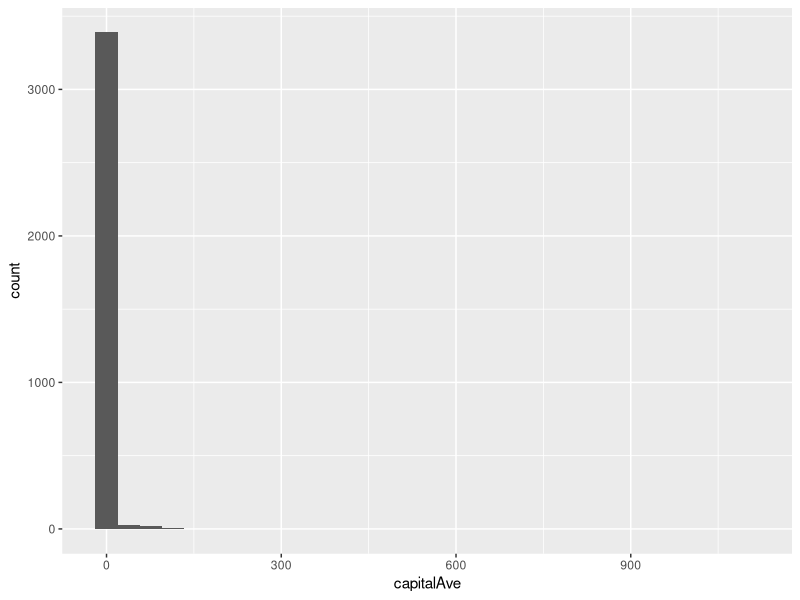

R code for this plot: (Note: this script raises an error after producing the figure.)
library(caret)
library(kernlab)
data(spam)  # spam email database from kernlab

# Split training and testing dataset
inTrain <- createDataPartition(y = spam$type, p = 0.75, list = F)
training <- spam[inTrain, ]
testing <- spam[-inTrain, ]

ggplot(training, aes(capitalAve)) + geom_histogram()

# Normalization
# Z-score mean=0, sd=1
ntrainCapAve <- zscorenorm(training$capitalAve)
# default caret::preProcess
preObj <- preProcess(training[, -58], method = c("center", "scale"))
ntrainCapAve <- predict(preObj, training[, -58])$capitalAve
mean(ntrainCapAve)

ntestCapAve <- predict(preObj, testing[, -58])$capitalAve
mean(ntestCapAve)

# Apply preProcess directly in model fitting
modelFit <- train(type ~ ., data = training, preProcess=c("center", "scale"), method = "glm")
modelFit


# Imputing Data, how to handle NAs
preObj <- preProcess(training[, -58], method = "knnImpute")  # use knnImpute method
